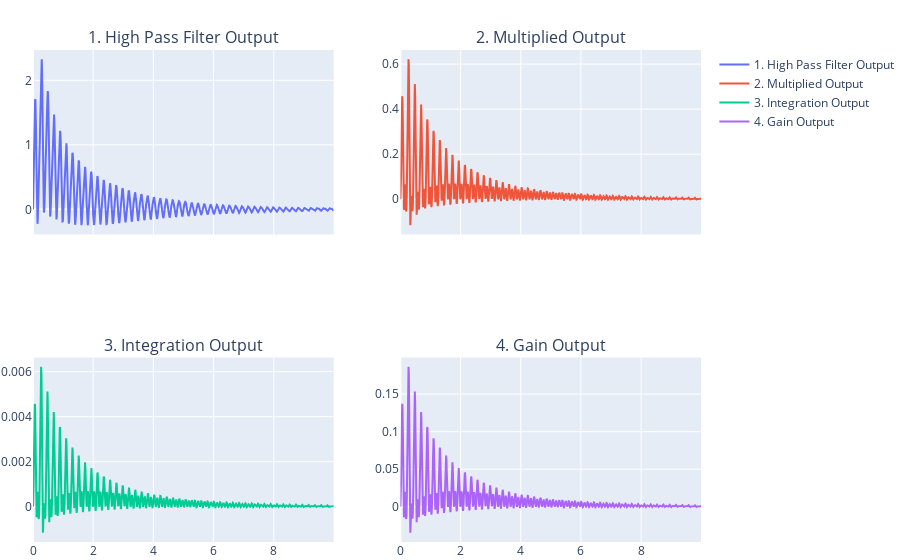

The notebook cell saved with this chart:
### Code cell
from plotly.subplots import make_subplots
import plotly.graph_objects as go

fig = make_subplots(rows=2, cols=2, shared_xaxes=True, subplot_titles=("1. High Pass Filter Output", "2. Multiplied Output", "3. Integration Output", "4. Gain Output"))

fig.append_trace(go.Scatter(
    x=np.arange(steps)*dt,  # Time axis
    y=hp_y,
    mode='lines',
    name='1. High Pass Filter Output'
), row=1, col=1)

fig.append_trace(go.Scatter(
    x=np.arange(steps)*dt,  # Time axis
    y=multiply_y,
    mode='lines',
    name='2. Multiplied Output'
), row=1, col=2)

fig.append_trace(go.Scatter(
    x=np.arange(steps)*dt,  # Time axis
    y=integral_y,
    mode='lines',
    name='3. Integration Output'
), row=2, col=1)

fig.append_trace(go.Scatter(
    x=np.arange(steps)*dt,  # Time axis
    y=gain_y,
    mode='lines',
    name='4. Gain Output'
), row=2, col=2)

# Match x axes
fig.update_xaxes(matches='x')

# remove the margins
fig.update(
    layout=go.Layout(
        margin=go.layout.Margin(l=0.5, r=0.5, b=0.5, t=50),
    )
)

fig.show()

### Figure 1 — Plotly figure (JSON) as saved in the notebook; plotly's stock layout.template omitted (floating-point values rounded to 4 significant figures; data arrays with more than 128 entries replaced by an {"elided": "..."} marker saying what was removed)
{"data": [{"mode": "lines", "name": "1. High Pass Filter Output", "type": "scatter", "x": {"elided": "1000 float values"}, "xaxis": "x", "y": {"elided": "1000 float values"}, "yaxis": "y"}, {"mode": "lines", "name": "2. Multiplied Output", "type": "scatter", "x": {"elided": "1000 float values"}, "xaxis": "x2", "y": {"elided": "1000 float values"}, "yaxis": "y2"}, {"mode": "lines", "name": "3. Integration Output", "type": "scatter", "x": {"elided": "1000 float values"}, "xaxis": "x3", "y": {"elided": "1000 float values"}, "yaxis": "y3"}, {"mode": "lines", "name": "4. Gain Output", "type": "scatter", "x": {"elided": "1000 float values"}, "xaxis": "x4", "y": {"elided": "1000 float values"}, "yaxis": "y4"}], "layout": {"annotations": [{"font": {"size": 16}, "showarrow": false, "text": "1. High Pass Filter Output", "x": 0.225, "xanchor": "center", "xref": "paper", "y": 1, "yanchor": "bottom", "yref": "paper"}, {"font": {"size": 16}, "showarrow": false, "text": "2. Multiplied Output", "x": 0.775, "xanchor": "center", "xref": "paper", "y": 1, "yanchor": "bottom", "yref": "paper"}, {"font": {"size": 16}, "showarrow": false, "text": "3. Integration Output", "x": 0.225, "xanchor": "center", "xref": "paper", "y": 0.375, "yanchor": "bottom", "yref": "paper"}, {"font": {"size": 16}, "showarrow": false, "text": "4. Gain Output", "x": 0.775, "xanchor": "center", "xref": "paper", "y": 0.375, "yanchor": "bottom", "yref": "paper"}], "margin": {"b": 0.5, "l": 0.5, "r": 0.5, "t": 50}, "xaxis": {"anchor": "y", "domain": [0, 0.45], "matches": "x", "showticklabels": false}, "xaxis2": {"anchor": "y2", "domain": [0.55, 1], "matches": "x", "showticklabels": false}, "xaxis3": {"anchor": "y3", "domain": [0, 0.45], "matches": "x"}, "xaxis4": {"anchor": "y4", "domain": [0.55, 1], "matches": "x"}, "yaxis": {"anchor": "x", "domain": [0.625, 1]}, "yaxis2": {"anchor": "x2", "domain": [0.625, 1]}, "yaxis3": {"anchor": "x3", "domain": [0, 0.375]}, "yaxis4": {"anchor": "x4", "domain": [0, 0.375]}}}
